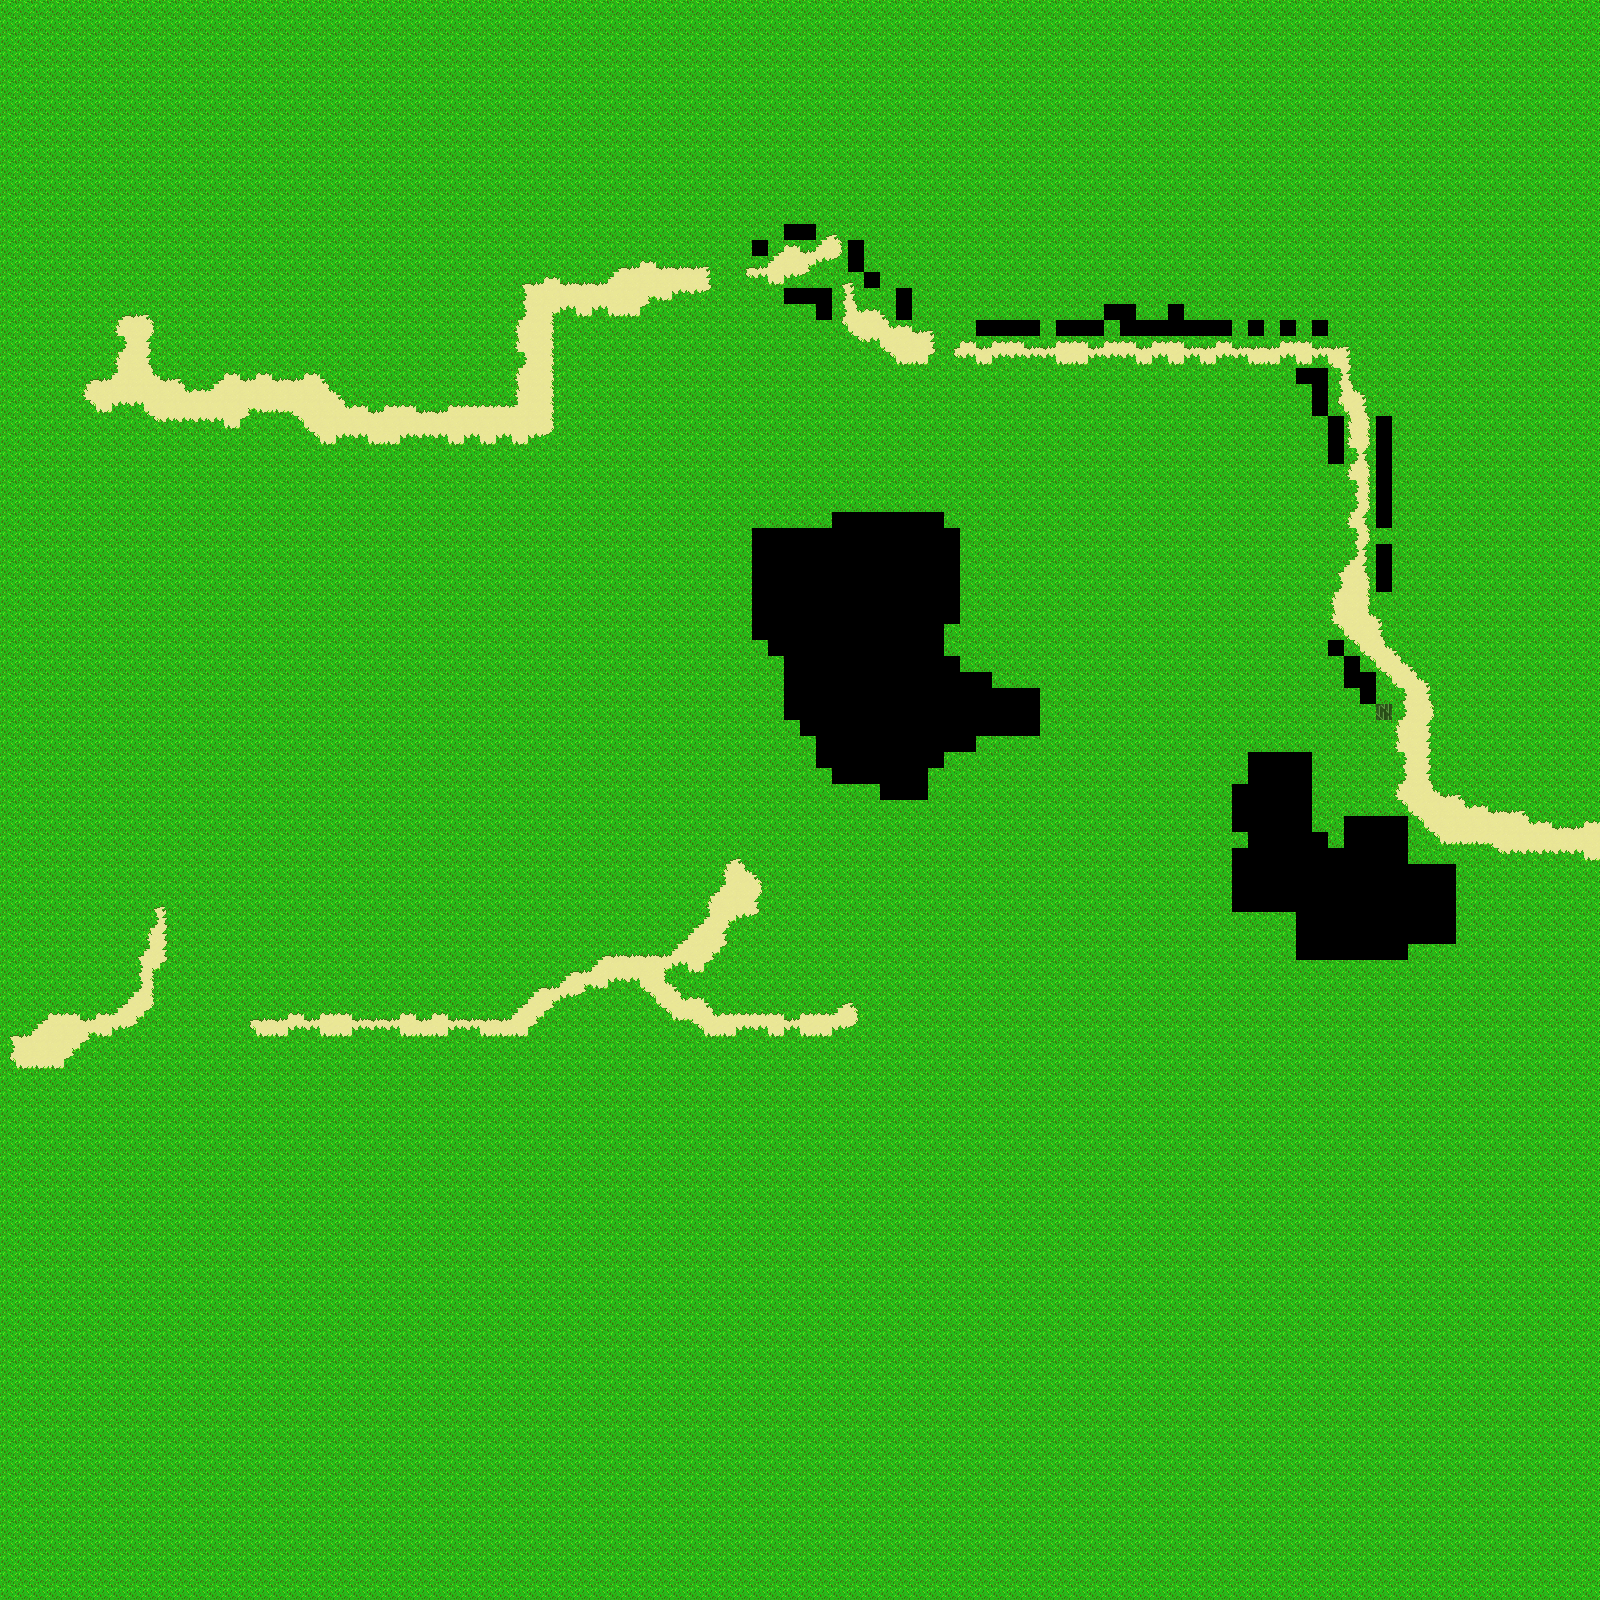

A 2D game scene composited from a Tiled map and its tileset images. What follows is a short description and the map's XML, with each tile layer's data collapsed to a summary:
An orthogonal 100x100 tile map with 16x16 px tiles, 3 tile layers (Spring Base, Spring Ground, Spring Upper) and 7 objects (3x Exit, 3x Entrance, PlayerSpawn).

<map version="1.2" tiledversion="1.3.2" orientation="orthogonal" renderorder="right-down" compressionlevel="0" width="100" height="100" tilewidth="16" tileheight="16" infinite="0" nextlayerid="6" nextobjectid="17">
 <properties>
  <property name="Outside" type="bool" value="true" />
 </properties>
 <tileset firstgid="1" source="tilesetManorGrounds.tsx" />
 <layer id="1" name="Spring Base" width="100" height="100">
  <data>[10000 cells, 10000 non-empty, 38 distinct tile ids]</data>
 </layer>
 <layer id="2" name="Spring Ground" width="100" height="100">
  <data>[10000 cells, 6802 non-empty, 22 distinct tile ids]</data>
 </layer>
 <layer id="3" name="Spring Upper" width="100" height="100">
  <data>[10000 cells, 6664 non-empty, 28 distinct tile ids]</data>
 </layer>
 <objectgroup id="4" name="Character Layer">
  <object id="16" name="PlayerSpawn" x="134.517" y="387.364" width="5.63636" height="5.27273" />
 </objectgroup>
 <objectgroup id="5" name="Travel Layer">
  <object id="1" name="Exit" x="1586" y="775.333" width="13.8333" height="98.8333">
   <properties>
    <property name="Map" value="mapManorGrounds" />
   </properties>
  </object>
  <object id="2" name="Entrance" x="1569.58" y="818.082" width="7.9166" height="10">
   <properties>
    <property name="Map" value="mapManorGrounds" />
   </properties>
  </object>
  <object id="3" name="Exit" x="-0.0399833" y="1026.58" width="13.8333" height="28.8333">
   <properties>
    <property name="Map" value="mapForestDungeonZone" />
   </properties>
  </object>
  <object id="4" name="Entrance" x="21.8733" y="1035" width="7.9166" height="10">
   <properties>
    <property name="Map" value="mapForestDungeonZone" />
   </properties>
  </object>
  <object id="13" name="Entrance" x="131.71" y="344.25" width="7.4166" height="6.25">
   <properties>
    <property name="Map" value="mapForest1" />
   </properties>
  </object>
  <object id="15" name="Exit" x="111.89" y="323.94" width="47.25" height="10.75">
   <properties>
    <property name="Map" value="mapForest1" />
   </properties>
  </object>
 </objectgroup>
</map>
